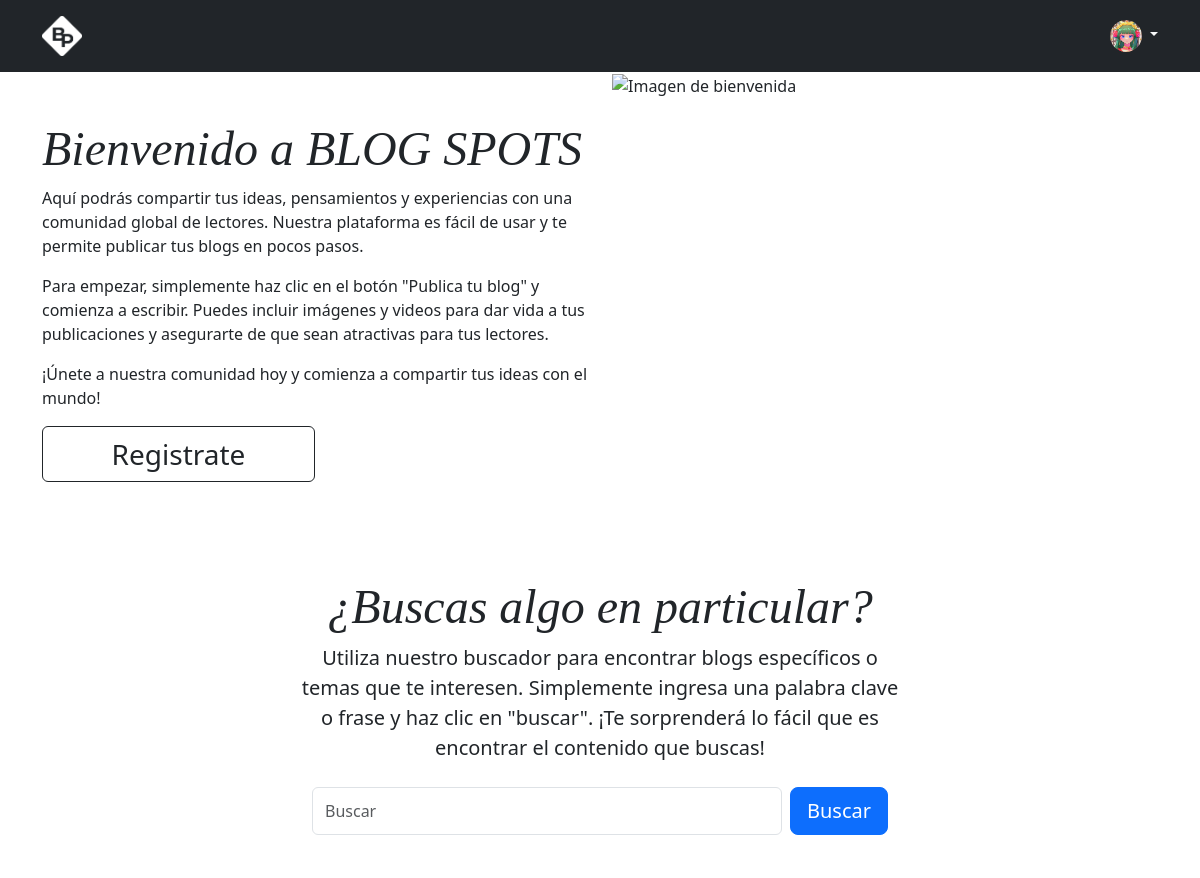
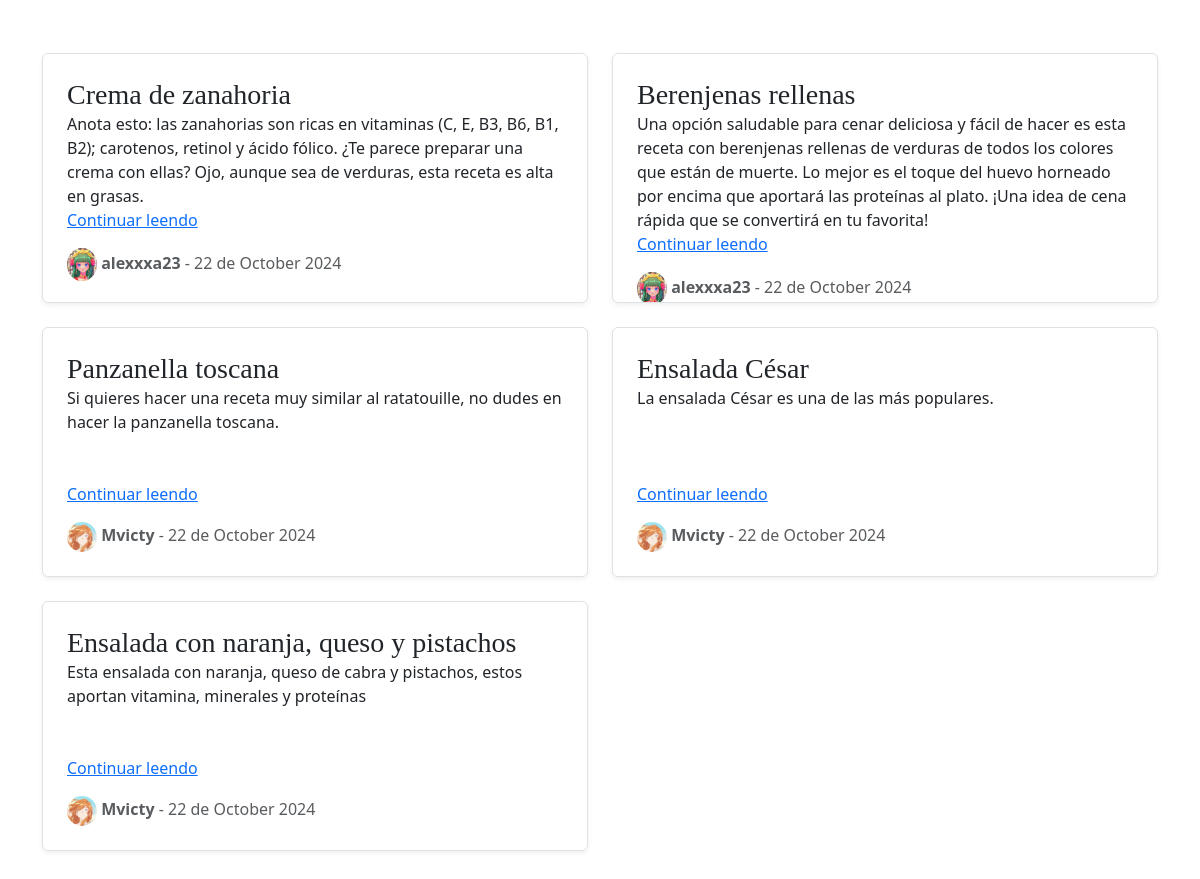
Page / (signed in) on the committed database (2 pictures, top to bottom).
### blogr/models.py (models this page shows, shortened)
class User(db.Model):
    __tablename__ = 'users'
    id = db.Column(db.Integer, primary_key=True)
    username = db.Column(db.String(50), nullable=False)
    email = db.Column(db.String(120), unique=True, nullable=False)
    password = db.Column(db.Text, nullable=False)
    photo = db.Column(db.String(200))

class Post(db.Model):
    __tablename__ = 'posts'
    id = db.Column(db.Integer, primary_key=True)
    author = db.Column(db.Integer, db.ForeignKey('users.id'), nullable=False)
    url = db.Column(db.String(100), unique = True, nullable=False)
    title = db.Column(db.String(100), nullable=False)
    info = db.Column(db.Text)
    content = db.Column(db.Text)
    created = db.Column(db.DateTime, nullable=False, default=datetime.utcnow)

### blogr/home.py (the view)
@bp.route('/', methods=['GET', 'POST'])
def index():
    posts = Post.query.all()
    if request.method == 'POST':
        query = request.form.get('search')
        posts = search_posts(query)
        value = 'hidden'
        return render_template('index.html', posts = posts, get_user = get_user, value=value)
    return render_template('index.html', posts = posts, get_user = get_user)

### blogr/auth.py (called while the page is built)
@bp.before_app_request
def load_logged_in_user():
    user_id = session.get('user_id')
    if user_id is None:
        g.user = None
    else:
        g.user = User.query.get_or_404(user_id)

### blogr/home.py (called while the page is built)
def get_user(id):
    user = User.query.get_or_404(id)
    return user

### blogr/templates/index.html
{% extends 'base.html' %}
{% block content %}
<section class="container" {{ value }}>
    <div class="row">
        <div class="col-md-6 py-5">
            <h1 class="display-4 fst-italic">{% block title %}Bienvenido a BLOG SPOTS {% endblock %}</h1>
            <p>Aquí podrás compartir tus ideas, pensamientos y experiencias con una comunidad global de lectores.
                Nuestra plataforma es fácil de usar y te permite publicar tus blogs en pocos pasos.
            </p>
            <p>
                Para empezar, simplemente haz clic en el botón "Publica tu blog" y comienza a escribir. Puedes
                incluir
                imágenes y videos para dar vida a tus publicaciones y asegurarte de que sean atractivas para tus
                lectores.</p>
            <p>
                ¡Únete a nuestra comunidad hoy y comienza a compartir tus ideas con el mundo!
            </p>
            <a href="{{ url_for('auth.register') }}" class="btn btn-outline-dark w-50 fs-3">Registrate</a>
        </div>
        <div class="col-md-6">
            <img src="{{ url_for('static', filename = 'img/bloguer.jpg') }}" alt="Imagen de bienvenida"
                class="img-fluid">
        </div>
    </div>
</section>
<div class="text-center">
    <div class="py-5">
        <h2 class="display-4 fst-italic">¿Buscas algo en particular?</h2>
        <div class="col-lg-6 mx-auto">
            <p class="fs-5 mb-4">Utiliza nuestro buscador para encontrar blogs específicos o temas que te interesen.
                Simplemente ingresa una
                palabra clave o frase y haz clic en "buscar". ¡Te sorprenderá lo fácil que es encontrar el contenido
                que
                buscas!
            </p>
            <div class="col container">
                <form class="d-flex" method="post">
                    <input class="form-control me-2" type="search"  name="search" placeholder="Buscar" aria-label="Search">
                    <button type="submit" class="btn btn-primary btn-lg">Buscar</button>
                </form>
            </div>
        </div>
    </div>
</div>
<main class="container py-5">
    <div class="row">
        {% for post in posts | reverse %}
        <div class="col-md-6">
            <div class="row g-0 border rounded overflow-hidden flex-md-row mb-4 shadow-sm h-md-250 position-relative">
                <div class="col p-4 d-flex flex-column position-static">
                    <h3 class="mb-0">{{post.title}}</h3>
                    <p class="card-text mb-auto">{{ post.info }}</p>
                    <a href="{{ url_for('home.blog', url = post.url) }}" class="stretched-link">Continuar leendo</a>
                    <p class="card-text mt-3">
                        {% if get_user(post.author).photo is none %}
                        <img src="{{ url_for('static', filename = 'img/user-dark.png') }}" alt="mdo" width="30" class="rounded-circle">
                        {% else %}
                        <img src="{{ url_for('static', filename = get_user(post.author).photo ) }}" alt="mdo" width="30"
                            class="rounded-circle">
                        {% endif %}
                        <span class="mb-1 text-muted"> <b>{{ get_user(post.author).username }}</b> - {{
                            post.created.strftime('%d de %B %Y') }}</span>
                    </p>
                </div>
            </div>
        </div>
        {% endfor %}
    </div>
</main>
{% endblock %}

### blogr/templates/base.html (shortened to what this page needs)
<!DOCTYPE html>
<html lang="es">
<head>
    <link rel="stylesheet" href="{{ url_for('static', filename = 'css/bootstrap.min.css') }}">
    <link rel="stylesheet" href="{{ url_for('static', filename = 'css/style.css') }}">
</head>
<body>
    {% block header %}
    <header class="p-3 text-bg-dark">
        <div class="container">
            <div class="d-flex align-items-center justify-content-between">
                <a href="{{ url_for('home.index') }}" class="d-flex align-items-center mb-2 mb-lg-0 text-white text-decoration-none">
                    <img src="{{ url_for('static', filename = 'img/bp-light.png') }}" alt="blog posts" width="40">
                </a>
                <div class="text-end">
                    {% if not g.user %}
                    <a href="{{ url_for('auth.login') }}" class="btn btn-outline-light me-2">Iniciar sesión</a>
                    <a href="{{ url_for('auth.register') }}" class="btn btn-warning">Registrate</a>
                    {% else %}
                    <a href="#" class="link-light text-decoration-none dropdown-toggle" data-bs-toggle="dropdown">
                        {% if g.user.photo is none %}
                        <img src="{{ url_for('static', filename = 'img/user-light.png') }}" alt="mdo" width="32" height="32" class="rounded-circle">
                        {% else %}
                        <img src="{{ url_for('static', filename = g.user.photo) }}" alt="mdo" width="32" height="32" class="rounded-circle">
                        {% endif %}
                    </a>
                    {% endif %}
                </div>
            </div>
        </div>
    </header>
    {% endblock %}
    {% block content %}
    {% endblock %}
</body>
</html>

### blogr/static/css/style.css (style rules this page uses)
h1, h2, h3, h4, h5, h6 { font-family: Amiri, Georgia, "Times New Roman", serif; }
.display-4 { font-size: 2.5rem; }
@media (min-width: 768px) { .display-4 { font-size: 3rem; } }
@media (min-width: 768px) { .h-md-250 { height: 250px; } }

### rows in the picture
User: photo (picture)
Post: title "Crema de zanahoria", info "Anota esto: las zanahorias son ricas en vitaminas (C, E, B3, B6, B1, B2); carotenos, retinol y ácido fólico. ¿Te parece preparar una crema con ellas? Ojo, aunque sea de verduras, esta receta es alta en grasas.", author.photo (picture), author.username "alexxxa23", created "22 de October 2024"
Post: title "Berenjenas rellenas", info "Una opción saludable para cenar deliciosa y fácil de hacer es esta receta con berenjenas rellenas de verduras de todos los colores que están de muerte. Lo mejor es el toque del huevo horneado por encima que aportará las proteínas al plato. ¡Una idea de cena rápida que se convertirá en tu favorita!", author.photo (picture), author.username "alexxxa23", created "22 de October 2024"
Post: title "Panzanella toscana", info "Si quieres hacer una receta muy similar al ratatouille, no dudes en hacer la panzanella toscana.", author.photo (picture), author.username "Mvicty", created "22 de October 2024"
Post: title "Ensalada César", info "La ensalada César es una de las más populares.", author.photo (picture), author.username "Mvicty", created "22 de October 2024"
Post: title "Ensalada con naranja, queso y pistachos", info "Esta ensalada con naranja, queso de cabra y pistachos, estos aportan vitamina, minerales y proteínas", author.photo (picture), author.username "Mvicty", created "22 de October 2024"
